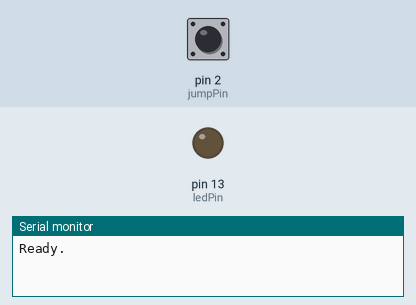
This sketch was run on a simulated Arduino Uno, built with avr-gcc and run on an emulated ATmega328P. On the bench: output pins drawn as LEDs (lit = HIGH), the last lines printed to the serial monitor. The inputs (shaded band) are chosen by the test bench; at power-on: pin 2 (jumpPin) HIGH.

Above: at 1.2 s.
1.3 s: pin 2 (jumpPin) pulled LOW for 0.15 s
At 1.42 s:
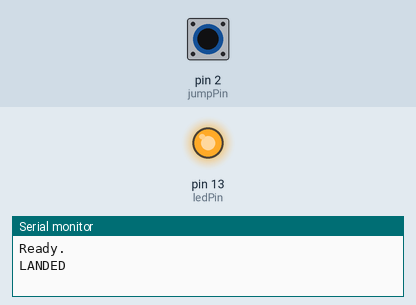
3.0 s: pin 2 (jumpPin) pulled LOW for 3.2 s
At 7.5 s:
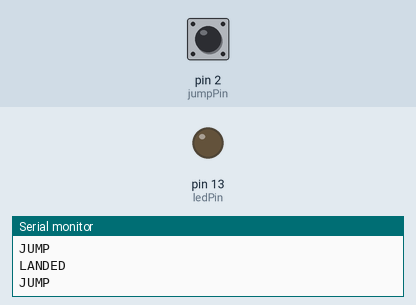
Timing chart, 0 to 9.0 s (numbered marks = the images above; inputs shaded):
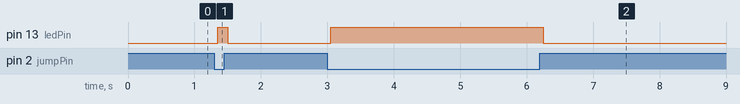

The sketch:

jump_switch.ino
```cpp
/*
 * JUMP SWITCH — Keep jumping to keep the music going
 */

// ── PIN CONFIGURATION ──
const int jumpPin = 2;   // wire from shoe foil connects here
const int ledPin = 13;   // built-in LED gives visual feedback on landing

// ── STATE TRACKING ──
// Stores the previous state of the switch so we can detect changes.
// Starts as HIGH because INPUT_PULLUP holds the pin HIGH when the circuit is open.
int lastSwitchState = HIGH;

// ── SETUP ──
void setup() {
  // INPUT_PULLUP activates an internal ~50kΩ resistor inside the Arduino.
  // This holds Pin 2 at HIGH (5V) by default so the pin is never left floating.
  // When the foil patches touch, the circuit connects Pin 2 to GND, pulling it LOW.
  // This means no external resistor is needed.
  pinMode(jumpPin, INPUT_PULLUP);

  // Set the built-in LED as an output so we can turn it on and off
  pinMode(ledPin, OUTPUT);

  // Start serial communication at 9600 baud to talk to the Python script
  Serial.begin(9600);

  // Confirm the board is running and ready
  Serial.println("Ready.");
}

// ── MAIN LOOP ──
void loop() {
  // Read the current state of the jump switch
  // LOW = foil patches are touching (landed)
  // HIGH = foil patches are separated (in the air)
  int currentSwitchState = digitalRead(jumpPin);

  // Only act if the state has changed since the last loop
  if (currentSwitchState != lastSwitchState) {

    // Wait 50ms before reading again — debouncing — one landing could trigger dozens of false readings.
    delay(50);
    currentSwitchState = digitalRead(jumpPin);

    // Re-check that the state still differs after the debounce delay.
    // If the reading went back to the original state, it was just noise — ignore it.
    if (currentSwitchState != lastSwitchState) {

      if (currentSwitchState == LOW) {
        // Foil patches are touching — the circuit is complete — user has landed
        digitalWrite(ledPin, HIGH);       // turn LED on as visual confirmation
        Serial.println("LANDED");        // notify the Python script to start music
      } else {
        // Foil patches are separated — the circuit is open — user is in the air
        digitalWrite(ledPin, LOW);        // turn LED off
        Serial.println("JUMP");          // notify the Python script
      }

      // Save the current state so we can detect the next change
      lastSwitchState = currentSwitchState;
    }
  }
}
```

Measured:
- after the input at 1.3 s, pin 13 (ledPin): LOW → HIGH after 0.05 s, → LOW 0.15 s later
- after the input at 3.0 s, pin 13 (ledPin): LOW → HIGH after 0.05 s, → LOW 3.2 s later
